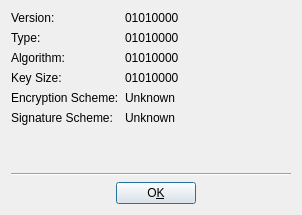
<ui version="4.0" >
 <class>PublicKeyView</class>
 <widget class="QDialog" name="PublicKeyView" >
  <property name="geometry" >
   <rect>
    <x>0</x>
    <y>0</y>
    <width>302</width>
    <height>215</height>
   </rect>
  </property>
  <property name="windowTitle" >
   <string>Public Key Info</string>
  </property>
  <layout class="QVBoxLayout" name="verticalLayout_3" >
   <item>
    <layout class="QFormLayout" name="formLayout" >
     <item row="0" column="0" >
      <layout class="QVBoxLayout" name="verticalLayout" >
       <item>
        <widget class="QLabel" name="label_7" >
         <property name="text" >
          <string>Version:</string>
         </property>
         <property name="alignment" >
          <set>Qt::AlignLeading|Qt::AlignLeft|Qt::AlignVCenter</set>
         </property>
        </widget>
       </item>
       <item>
        <widget class="QLabel" name="label_8" >
         <property name="text" >
          <string>Type:</string>
         </property>
         <property name="alignment" >
          <set>Qt::AlignLeading|Qt::AlignLeft|Qt::AlignVCenter</set>
         </property>
        </widget>
       </item>
       <item>
        <widget class="QLabel" name="label_9" >
         <property name="text" >
          <string>Algorithm:</string>
         </property>
         <property name="alignment" >
          <set>Qt::AlignLeading|Qt::AlignLeft|Qt::AlignVCenter</set>
         </property>
        </widget>
       </item>
       <item>
        <widget class="QLabel" name="label_10" >
         <property name="text" >
          <string>Key Size:</string>
         </property>
         <property name="alignment" >
          <set>Qt::AlignLeading|Qt::AlignLeft|Qt::AlignVCenter</set>
         </property>
        </widget>
       </item>
       <item>
        <widget class="QLabel" name="label_11" >
         <property name="text" >
          <string>Encryption Scheme:</string>
         </property>
         <property name="alignment" >
          <set>Qt::AlignLeading|Qt::AlignLeft|Qt::AlignVCenter</set>
         </property>
        </widget>
       </item>
       <item>
        <widget class="QLabel" name="label_12" >
         <property name="text" >
          <string>Signature Scheme:</string>
         </property>
         <property name="alignment" >
          <set>Qt::AlignLeading|Qt::AlignLeft|Qt::AlignVCenter</set>
         </property>
        </widget>
       </item>
      </layout>
     </item>
     <item row="0" column="1" >
      <layout class="QVBoxLayout" name="verticalLayout_2" >
       <item>
        <widget class="QLabel" name="myVersion" >
         <property name="text" >
          <string>01010000</string>
         </property>
         <property name="alignment" >
          <set>Qt::AlignLeading|Qt::AlignLeft|Qt::AlignVCenter</set>
         </property>
        </widget>
       </item>
       <item>
        <widget class="QLabel" name="myType" >
         <property name="text" >
          <string>01010000</string>
         </property>
         <property name="alignment" >
          <set>Qt::AlignLeading|Qt::AlignLeft|Qt::AlignVCenter</set>
         </property>
        </widget>
       </item>
       <item>
        <widget class="QLabel" name="myAlgorithm" >
         <property name="text" >
          <string>01010000</string>
         </property>
         <property name="alignment" >
          <set>Qt::AlignLeading|Qt::AlignLeft|Qt::AlignVCenter</set>
         </property>
        </widget>
       </item>
       <item>
        <widget class="QLabel" name="myKeySize" >
         <property name="text" >
          <string>01010000</string>
         </property>
         <property name="alignment" >
          <set>Qt::AlignLeading|Qt::AlignLeft|Qt::AlignVCenter</set>
         </property>
        </widget>
       </item>
       <item>
        <widget class="QLabel" name="myEncScheme" >
         <property name="text" >
          <string>Unknown</string>
         </property>
         <property name="alignment" >
          <set>Qt::AlignLeading|Qt::AlignLeft|Qt::AlignVCenter</set>
         </property>
        </widget>
       </item>
       <item>
        <widget class="QLabel" name="mySigScheme" >
         <property name="text" >
          <string>Unknown</string>
         </property>
         <property name="alignment" >
          <set>Qt::AlignLeading|Qt::AlignLeft|Qt::AlignVCenter</set>
         </property>
        </widget>
       </item>
      </layout>
     </item>
    </layout>
   </item>
   <item>
    <widget class="Line" name="line" >
     <property name="orientation" >
      <enum>Qt::Horizontal</enum>
     </property>
    </widget>
   </item>
   <item>
    <layout class="QHBoxLayout" name="horizontalLayout_2" >
     <item>
      <spacer name="horizontalSpacer_8" >
       <property name="orientation" >
        <enum>Qt::Horizontal</enum>
       </property>
       <property name="sizeHint" stdset="0" >
        <size>
         <width>138</width>
         <height>20</height>
        </size>
       </property>
      </spacer>
     </item>
     <item>
      <widget class="QPushButton" name="buttonOk" >
       <property name="text" >
        <string>O&amp;K</string>
       </property>
      </widget>
     </item>
     <item>
      <spacer name="horizontalSpacer_9" >
       <property name="orientation" >
        <enum>Qt::Horizontal</enum>
       </property>
       <property name="sizeHint" stdset="0" >
        <size>
         <width>128</width>
         <height>20</height>
        </size>
       </property>
      </spacer>
     </item>
    </layout>
   </item>
  </layout>
 </widget>
 <resources/>
 <connections>
  <connection>
   <sender>buttonOk</sender>
   <signal>clicked()</signal>
   <receiver>PublicKeyView</receiver>
   <slot>accept()</slot>
   <hints>
    <hint type="sourcelabel" >
     <x>181</x>
     <y>235</y>
    </hint>
    <hint type="destinationlabel" >
     <x>182</x>
     <y>129</y>
    </hint>
   </hints>
  </connection>
 </connections>
</ui>
